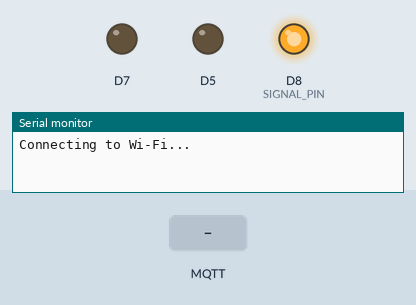
The sketch below on a simulated ESP8266 (NodeMCU). On the bench: output pins drawn as LEDs (lit = HIGH), the last lines printed to the serial monitor. The inputs (shaded band) are chosen by the test bench. WiFi joins after 1.5 s; servers stay silent unless stated; no MQTT or app messages arrive unless stated.

Above: at 0.1 s.
At 8.3 s:
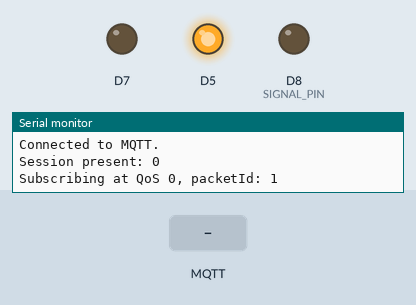
8.4 s: MQTT message "1" arrives on the first subscribed topic
Timing chart, 0 to 11.4 s (numbered marks = the images above; inputs shaded):
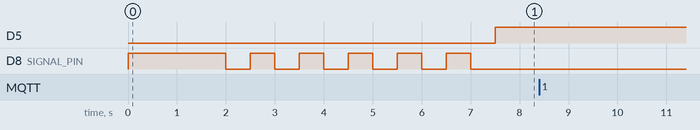

Measured:
- by itself, D8 (SIGNAL_PIN): repeats every 1.0 s: LOW 0.50 s, HIGH 0.50 s

The sketch:

pump_node.ino
```cpp
#include <ESP8266WiFi.h>
#include <Ticker.h>
#include <AsyncMqttClient.h>

#define WIFI_SSID "16CNTN"
#define WIFI_PASSWORD "khongcopass"

#define MQTT_HOST IPAddress(192, 168, 1, 5)
#define MQTT_PORT 1883


AsyncMqttClient mqttClient;
Ticker mqttReconnectTimer;

WiFiEventHandler wifiConnectHandler;
WiFiEventHandler wifiDisconnectHandler;
Ticker wifiReconnectTimer;


#define SIGNAL_PIN D8

#define TOPIC "/pump"
bool isWifiReady = false;
bool isMqttReady = false;
bool isPumping = false;

long timeRemain = 0;

String clientMac = "";

unsigned long pre = 0;
unsigned long cur = 0;

String macToStr(const uint8_t* mac)
{
  String result;
  for (int i = 0; i < 6; ++i) {
    result += String(mac[i], 16);
    if (i < 5)
      result += ':';
  }
  return result;
}

void Blink(int pin, int n){
  for (int i = 0; i < n; i++){
    digitalWrite(pin, HIGH);
    delay(500);
    digitalWrite(pin, LOW);
    delay(500);
  }
}

void connectToWifi() {
  Serial.println("Connecting to Wi-Fi...");
  WiFi.begin(WIFI_SSID, WIFI_PASSWORD);
}

void onWifiConnect(const WiFiEventStationModeGotIP& event) {
  Serial.println("Connected to Wi-Fi.");
  unsigned char mac[6];
  WiFi.macAddress(mac);
  clientMac += macToStr(mac);
  isWifiReady = true;
  Serial.println(clientMac);
  Blink(SIGNAL_PIN, 3);
  connectToMqtt();
}

void onWifiDisconnect(const WiFiEventStationModeDisconnected& event) {
  Serial.println("Disconnected from Wi-Fi.");
  mqttReconnectTimer.detach(); // ensure we don't reconnect to MQTT while reconnecting to Wi-Fi
  wifiReconnectTimer.once(2, connectToWifi);
}

void connectToMqtt() {
  Serial.println("Connecting to MQTT...");
  mqttClient.connect();
}

void onMqttConnect(bool sessionPresent) {
  Serial.println("Connected to MQTT.");
  Serial.print("Session present: ");
  Serial.println(sessionPresent);
  isMqttReady = true;
  uint16_t packetIdSub = mqttClient.subscribe(TOPIC, 0);
  Serial.print("Subscribing at QoS 0, packetId: ");
  Serial.println(packetIdSub);
  Blink(SIGNAL_PIN, 3);
}

void onMqttDisconnect(AsyncMqttClientDisconnectReason reason) {
  Serial.println("Disconnected from MQTT.");

  if (WiFi.isConnected()) {
    mqttReconnectTimer.once(2, connectToMqtt);
  }
}

void onMqttSubscribe(uint16_t packetId, uint8_t qos) {
  Serial.println("Subscribe acknowledged.");
  Serial.print("  packetId: ");
  Serial.println(packetId);
  Serial.print("  qos: ");
  Serial.println(qos);
}

void onMqttUnsubscribe(uint16_t packetId) {
  Serial.println("Unsubscribe acknowledged.");
  Serial.print("  packetId: ");
  Serial.println(packetId);
}

void onMqttMessage(char* t, char* p, AsyncMqttClientMessageProperties properties, size_t len, size_t index, size_t total) {
  Serial.println("Publish received.");
  Serial.print("Topic: ");
  Serial.println(t);
  Serial.println("Payload");
  Serial.println(p);

  String topic = String(t);
  String payload = String(p);
  if (topic == TOPIC){
    String splitInput[3];
    int index = 0;
    String tmp = "";
    for (int i = 0; i < payload.length(); i++){
      if (payload[i] != '|'){
        tmp += payload[i];
      } else {
        splitInput[index] = tmp;
        tmp = "";
        index++;
      }
    }
    Serial.println(splitInput[0]);
    Serial.println(splitInput[1]);
    Serial.println(splitInput[2]);
    if (splitInput[0] == clientMac){
      if (splitInput[1] == "1"){
        timeRemain = splitInput[2].toInt();
        isPumping = true;
      } else {
        isPumping = false;
      }
    }
  }
}

void onMqttPublish(uint16_t packetId) {
  Serial.println("Publish acknowledged.");
  Serial.print("  packetId: ");
  Serial.println(packetId);
}

void setup() {
  Serial.begin(115200);
  Serial.println();
  Serial.println();

  wifiConnectHandler = WiFi.onStationModeGotIP(onWifiConnect);
  wifiDisconnectHandler = WiFi.onStationModeDisconnected(onWifiDisconnect);

  mqttClient.onConnect(onMqttConnect);
  mqttClient.onDisconnect(onMqttDisconnect);
  mqttClient.onSubscribe(onMqttSubscribe);
  mqttClient.onUnsubscribe(onMqttUnsubscribe);
  mqttClient.onMessage(onMqttMessage);
  mqttClient.onPublish(onMqttPublish);
  mqttClient.setServer(MQTT_HOST, MQTT_PORT);

  connectToWifi();
  pinMode(D7, OUTPUT);
  pinMode(D8, OUTPUT);
  pinMode(D5, OUTPUT);
  pre = millis();
}

void loop()
{
  if (isWifiReady && isMqttReady){
    digitalWrite(D5, HIGH);
    digitalWrite(SIGNAL_PIN, LOW);
    cur = millis();
    if (cur - pre >= 1000){
      pre = cur;
      if (isPumping){
        digitalWrite(D7, HIGH);
        timeRemain -= 1;
        if (timeRemain <= 0) {
          isPumping = false;
        }
      } else {
        digitalWrite(D7, LOW);
      }
    }
  } else {
    digitalWrite(SIGNAL_PIN, HIGH);
  }

}
```
